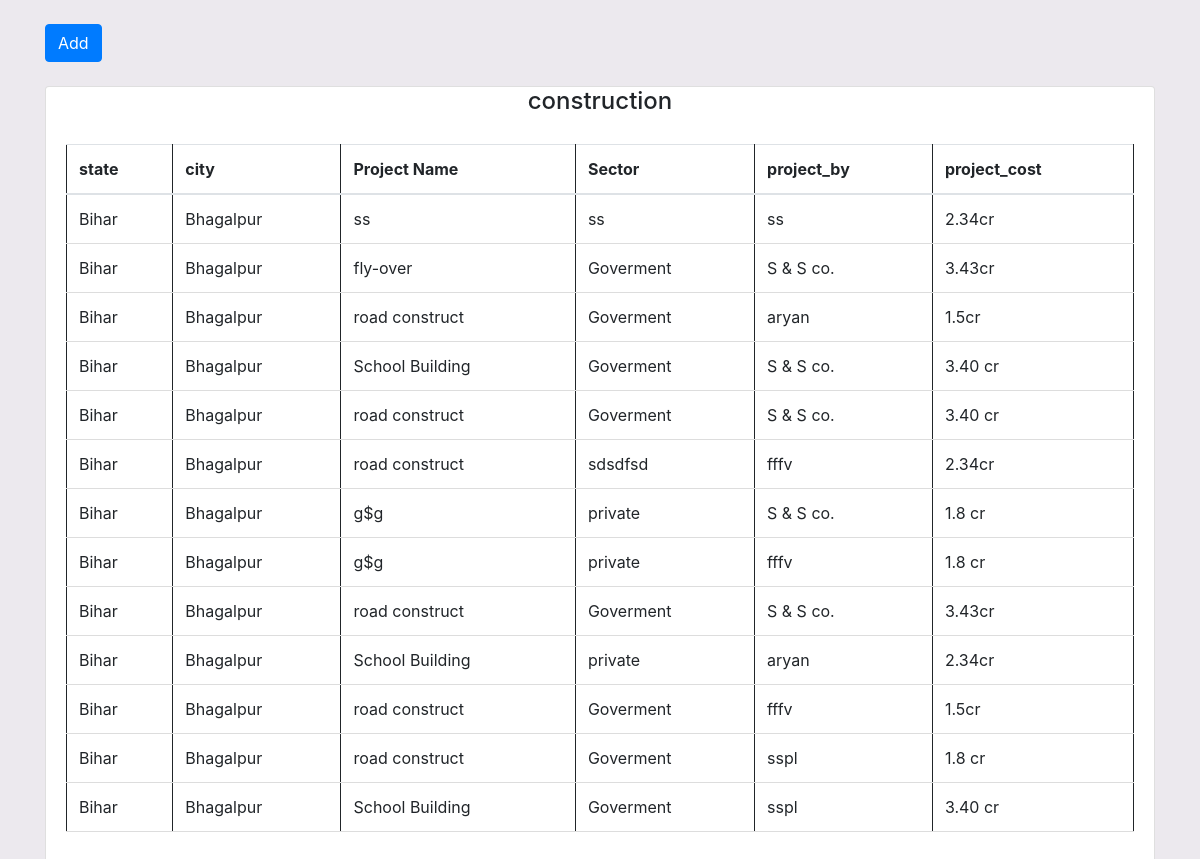
The app's page /construction_table.php with its own data.
### tables this page shows
CREATE TABLE `construction` (
  `state` varchar(20) NOT NULL,
  `city` varchar(20) NOT NULL,
  `project_name` varchar(30) NOT NULL,
  `sector` varchar(20) NOT NULL,
  `project_by` varchar(30) NOT NULL,
  `project_cost` varchar(20) NOT NULL
);

### construction_table.php (the view, shortened to what this page needs)
<!doctype html>
<html lang="en">
  <head>
    <link rel="stylesheet" href="https://cdn.jsdelivr.net/npm/bootstrap@4.5.3/dist/css/bootstrap.min.css">
    <link rel="stylesheet" href="cons.css">
  </head>
  <body>
    <div class="container">
    <br>
    <a href="addconstruction.html" class="btn btn-primary">Add</a>
    <br>
    <br>
      <div class="row">
        <div class="col-md-12">
        <div class ="card">
         <div class="card-head">
          <center><h4 class="text-red" > construction</h4></center>
          </div>
          <div class="card-body">
            <?php
            $conn=mysqli_connect("localhost","root","","smart_city");
            $query="SELECT * FROM construction";
            $query_run=mysqli_query($conn,$query);
            ?>
            <table class="table" >
              <thead>
                <tr>
                  <th>state</th>
                  <th>city</th>
                  <th>Project Name</th>
                  <th>Sector</th>
                  <th>project_by</th>
                  <th>project_cost</th>
                </tr>
                <tbody>
                  <?php
                   if(mysqli_num_rows($query_run)>0)
                   {
                    foreach($query_run as $row )
                    {
                     ?>
                     <tr>
                      <td><?php echo $row['state'];  ?></td>
                      <td><?php echo $row['city'];  ?></td>
                      <td><?php echo $row['project_name'];  ?></td>
                      <td><?php echo $row['sector'];  ?></td>
                      <td><?php echo $row['project_by'];  ?></td>
                      <td><?php echo $row['project_cost'];  ?></td>
                      </tr>
                      <?php
                    }
                   }
                   else
                   {
                    ?>
                    <tr>
                      <td>No record available</td>
                    </tr>
                    <?php
                   }
                  ?>
                </tbody>
              </thead>
            </table>
          </div>
         </div>
      </div>
    </div>
</div>
  </body>
</html>

### cons.css (style rules this page uses)
table th,td { border: 1px solid; border-collapse: collapse; }
th, td { padding: 15px; text-align: left; }
th, td { border-bottom: 1px solid #ddd; }
body { background-color: rgb(236, 233, 238); }

### records on screen
construction: state "Bihar", city "Bhagalpur", project_name "ss", sector "ss", project_by "ss", project_cost "2.34cr"
construction: state "Bihar", city "Bhagalpur", project_name "fly-over", sector "Goverment", project_by "S & S co.", project_cost "3.43cr"
construction: state "Bihar", city "Bhagalpur", project_name "road construct", sector "Goverment", project_by "aryan", project_cost "1.5cr"
construction: state "Bihar", city "Bhagalpur", project_name "School Building", sector "Goverment", project_by "S & S co.", project_cost "3.40 cr"
construction: state "Bihar", city "Bhagalpur", project_name "road construct", sector "Goverment", project_by "S & S co.", project_cost "3.40 cr"
construction: state "Bihar", city "Bhagalpur", project_name "road construct", sector "sdsdfsd", project_by "fffv", project_cost "2.34cr"
construction: state "Bihar", city "Bhagalpur", project_name "g$g", sector "private", project_by "S & S co.", project_cost "1.8 cr"
construction: state "Bihar", city "Bhagalpur", project_name "g$g", sector "private", project_by "fffv", project_cost "1.8 cr"
construction: state "Bihar", city "Bhagalpur", project_name "road construct", sector "Goverment", project_by "S & S co.", project_cost "3.43cr"
construction: state "Bihar", city "Bhagalpur", project_name "School Building", sector "private", project_by "aryan", project_cost "2.34cr"
construction: state "Bihar", city "Bhagalpur", project_name "road construct", sector "Goverment", project_by "fffv", project_cost "1.5cr"
construction: state "Bihar", city "Bhagalpur", project_name "road construct", sector "Goverment", project_by "sspl", project_cost "1.8 cr"
construction: state "Bihar", city "Bhagalpur", project_name "School Building", sector "Goverment", project_by "sspl", project_cost "3.40 cr"
